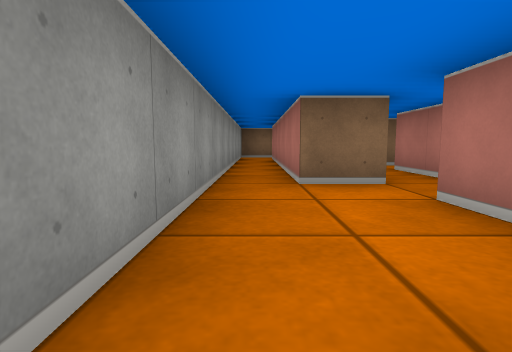
[1] (above)

13 first-person views from a walk through a cub3D maze. The camera is about half as high as the walls, tilts 6° down and sees 80° across. The floor is counted in squares. Each view is taken from the middle of a square. On the plan, view 1 faces up. The plan holds only what a view shows up to about 9 squares ahead; the rest is blank.

[2]
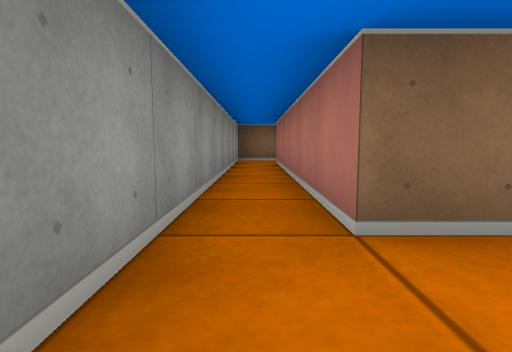

[3]
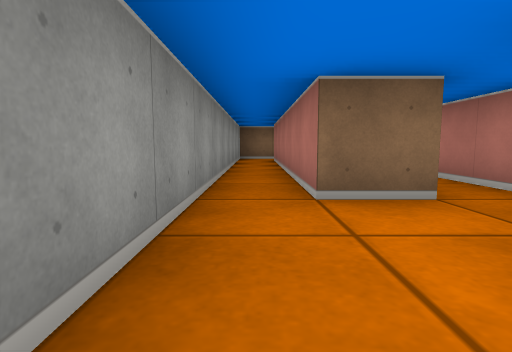

[4]
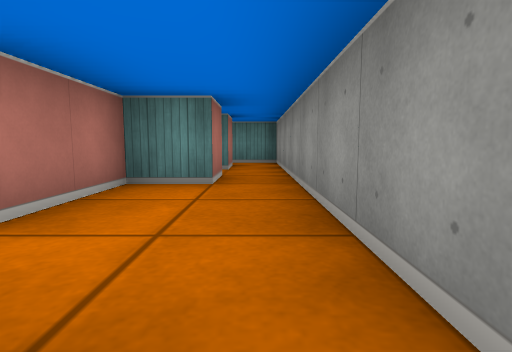

[5]
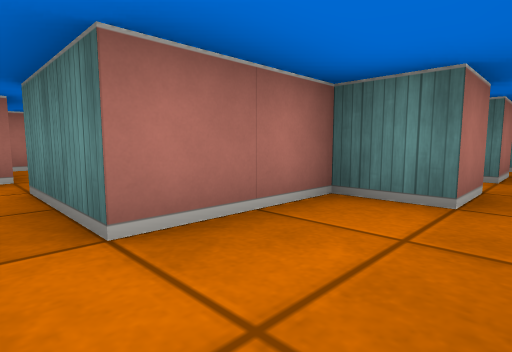

[6]
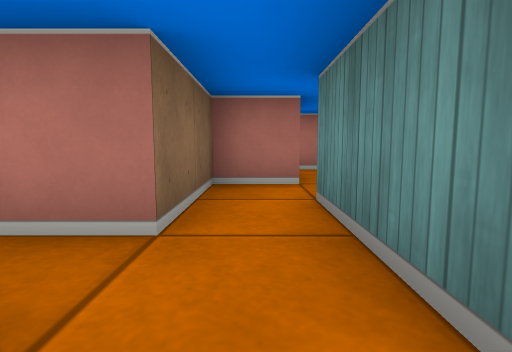

[7]
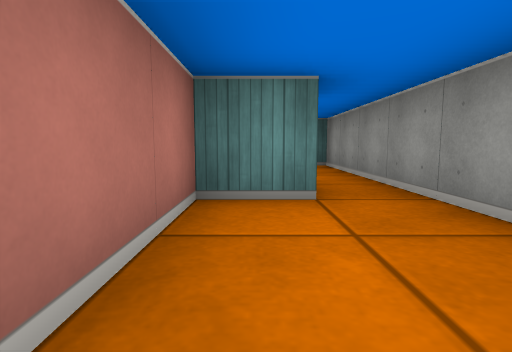

[8]
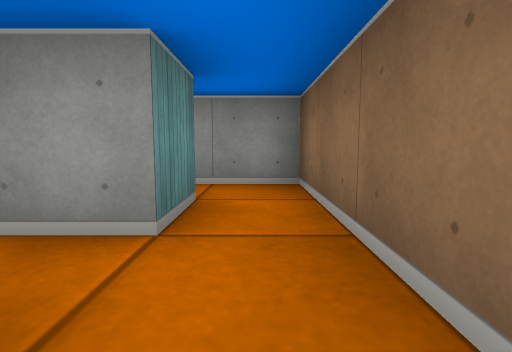

[9]
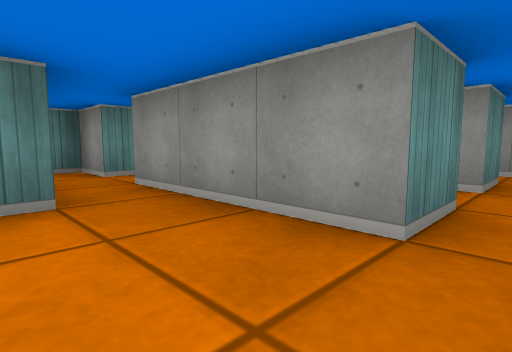

[10]
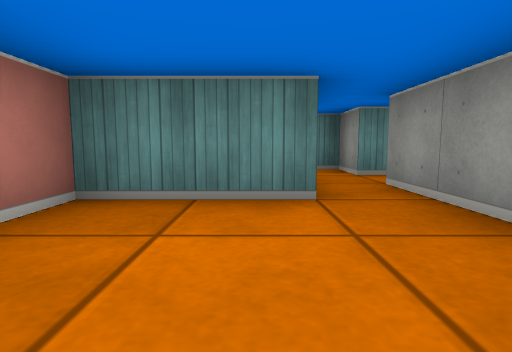

[11]
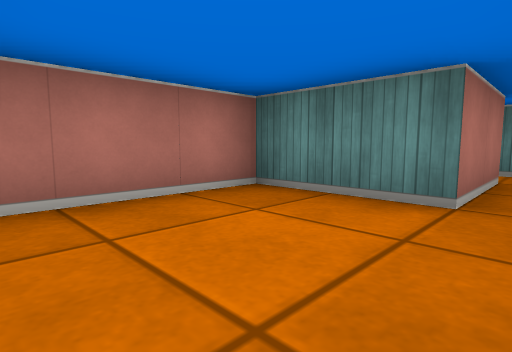

[12]
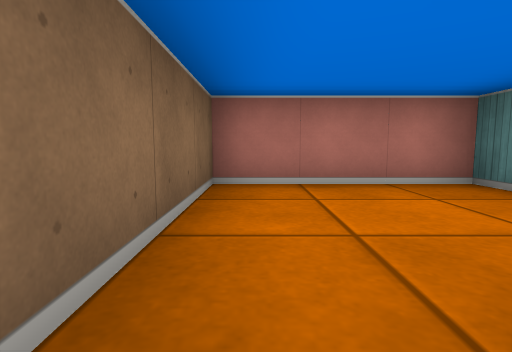

[13]
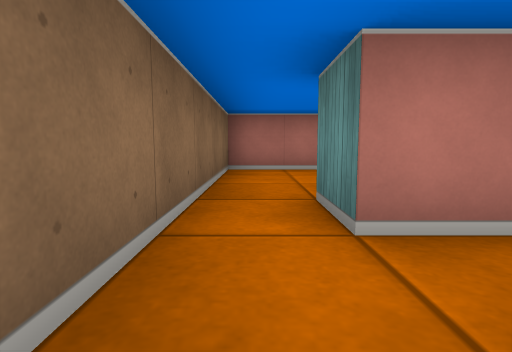

### Floor plan
Ten units are one square. View 1 is at (0, 0); x grows to the right and y downward. Boxes are objects, and circles mark ways between rooms. Rooms are numbered by the first view taken in them; rooms with no view inside come last. Other rooms are left out.
<svg viewBox="-10 -110 80 135">
<path fill="none" stroke="#000" d="M16 -35 5 -35 5 -95M5 5 5 -5 15 -5 15 -25M5 -105 -5 -105 -5 15M25 -95 35 -95 35 -65M45 -65 45 -75 65 -75 65 -105 25 -105M25 -86 25 -95M5 -95 15 -95 15 -86M25 -105 5 -105M45 -55 45 -65M30 -55 35 -55 35 -45 46 -45"/>
<circle cx="10" cy="-100" r="3" fill="#2a7"/>
<circle cx="30" cy="-100" r="3" fill="#2a7"/>
<circle cx="40" cy="-70" r="3" fill="#2a7"/>
<text x="0" y="-40">1</text>
<text x="50" y="-90">2</text>
<text x="20" y="-90">3</text>
<text x="40" y="-60">4</text>
</svg>
Room 1 opens to room 3. Room 2 opens to room 3. Room 2 opens to room 4.

Where each view was taken, in squares from view 1:
view 1: 0 up, 0 right, facing up
view 2: 2 up, 0 right, facing up
view 3: 1 up, 0 right, facing up
view 4: 4 up, 0 right, facing down
view 5: 3 up, 0 right, facing down-right
view 6: 3 up, 1 right, facing right
view 7: 3 up, 1 right, facing down
view 8: 10 up, 3 right, facing left
view 9: 10 up, 5 right, facing down-left
view 10: 10 up, 5 right, facing down
view 11: 10 up, 4 right, facing down-right
view 12: 10 up, 3 right, facing right
view 13: 10 up, 1 right, facing right
